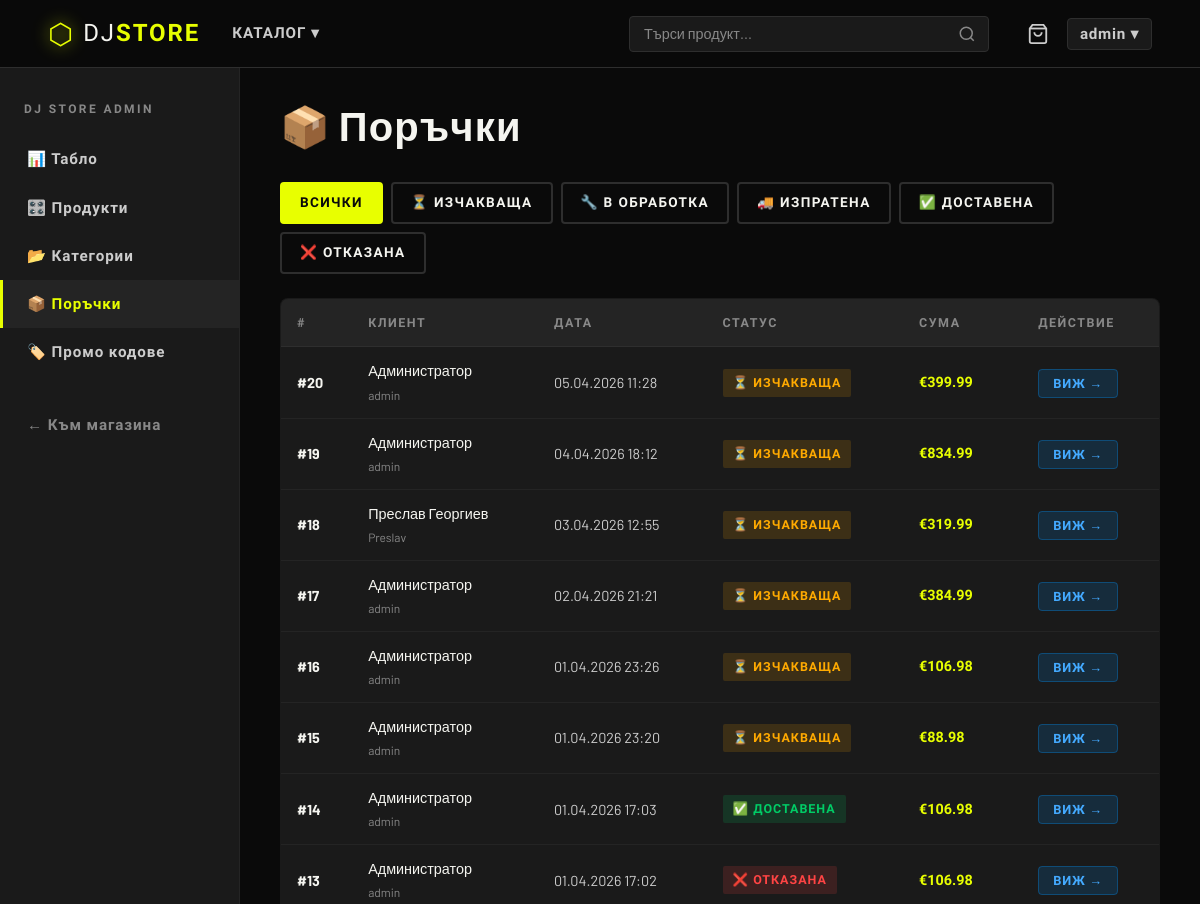
The app's page /admin/orders.php (signed in, upper part), older data.
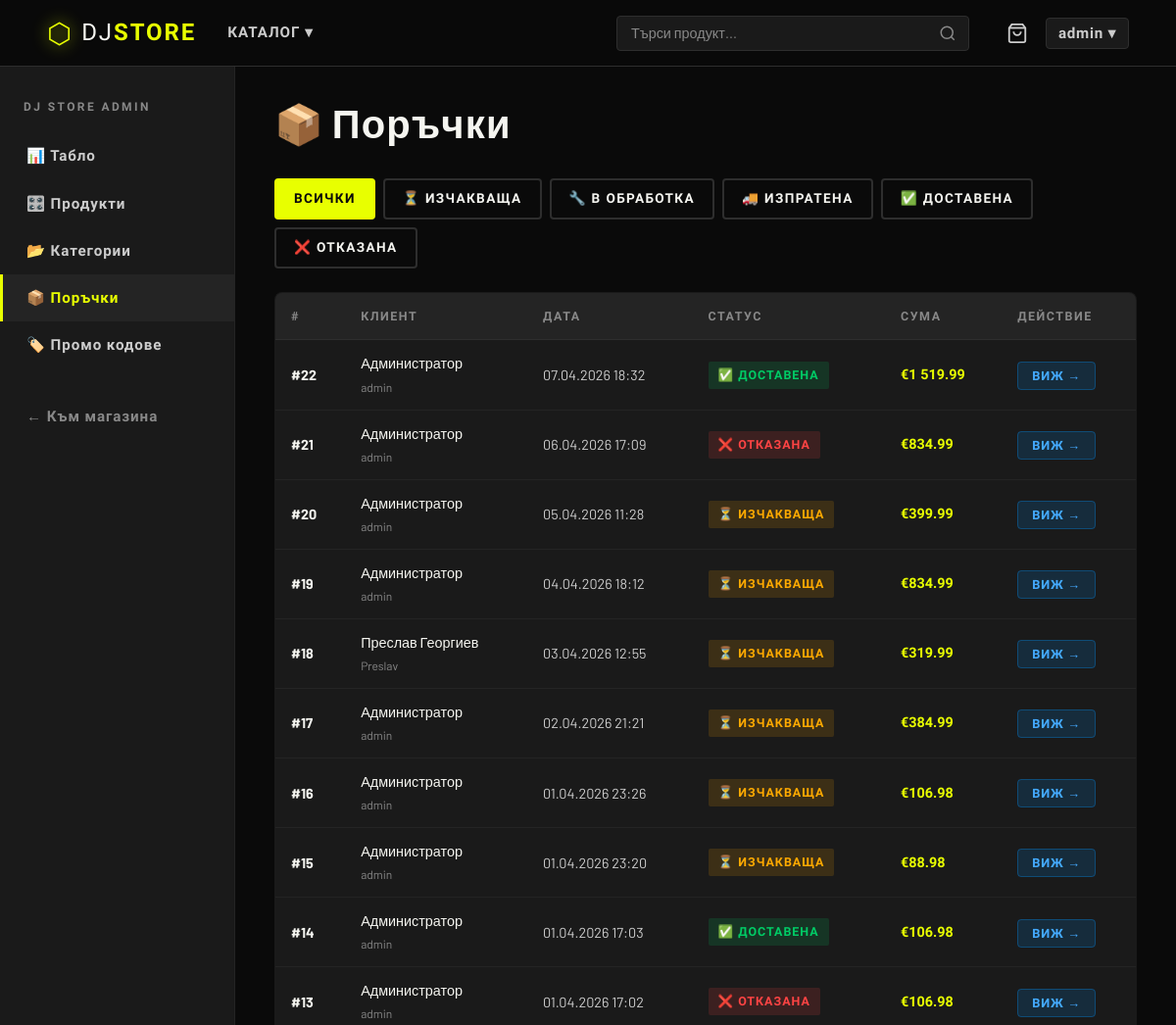
The same page, newer data.
### tables this page shows
CREATE TABLE `orders` (
  `id` int(11) NOT NULL,
  `user_id` int(11) NOT NULL,
  `status` enum('pending','processing','shipped','delivered','cancelled') NOT NULL DEFAULT 'pending',
  `total_amount` decimal(10,2) NOT NULL,
  `shipping_name` varchar(100) NOT NULL,
  `shipping_phone` varchar(20) NOT NULL,
  `shipping_address` text NOT NULL,
  `notes` text DEFAULT NULL,
  `promo_code` varchar(50) DEFAULT NULL,
  `discount_amount` decimal(10,2) DEFAULT 0.00,
  `created_at` timestamp NOT NULL DEFAULT current_timestamp(),
  `updated_at` timestamp NOT NULL DEFAULT current_timestamp() ON UPDATE current_timestamp()
);

CREATE TABLE `users` (
  `id` int(11) NOT NULL,
  `username` varchar(50) NOT NULL,
  `email` varchar(100) NOT NULL,
  `password` varchar(255) NOT NULL,
  `full_name` varchar(100) NOT NULL,
  `phone` varchar(20) DEFAULT NULL,
  `address` text DEFAULT NULL,
  `role` enum('user','admin') NOT NULL DEFAULT 'user',
  `created_at` timestamp NOT NULL DEFAULT current_timestamp()
);

### includes/functions.php (called while the page is built, shortened)
<?php
function e(string $str): string {
    return htmlspecialchars($str, ENT_QUOTES, 'UTF-8');
}
function formatPrice(float $price): string {
    return '€' . number_format($price, 2, '.', ' ');
}
function getOrderStatus(string $status): string {
    return match($status) {
        'pending'    => '⏳ Изчакваща',
        'processing' => '🔧 В обработка',
        'shipped'    => '🚚 Изпратена',
        'delivered'  => '✅ Доставена',
        'cancelled'  => '❌ Отказана',
        default      => $status,
    };
}
?>

### includes/auth.php (called while the page is built, shortened)
<?php
function isLoggedIn(): bool {
    return isset($_SESSION['user_id']);
}
?>

### admin/orders.php (the view, shortened to what this page needs)
<?php
$root = dirname(__DIR__);
require_once $root . '/includes/functions.php';
require_once $root . '/includes/auth.php';
$db = getDB();
$viewOrder = null;
$viewItems = [];
$statusFilter = $_GET['status'] ?? '';
$sql = "SELECT o.*, u.username, u.full_name
        FROM orders o JOIN users u ON u.id = o.user_id";
$sql .= " ORDER BY o.created_at DESC";
$orders = $db->query($sql)->fetch_all(MYSQLI_ASSOC);
?>
<!DOCTYPE html>
<html lang="bg">
<head>
    <link rel="stylesheet" href="<?= SITE_URL ?>/assets/css/style.css">
</head>
<body>
<?php include $root . '/includes/header.php'; ?>
<div class="admin-layout">
    <?php include 'includes/admin_sidebar.php'; ?>
    <main class="admin-content">
        <?php if ($viewOrder): ?>
        <div style="display:flex;align-items:center;gap:16px;margin-bottom:32px;flex-wrap:wrap;">
            <a href="<?= SITE_URL ?>/admin/orders.php" class="btn btn--ghost btn--sm">← Назад</a>
            <h1 class="admin-title" style="margin-bottom:0">
                Поръчка #<?= $viewOrder['id'] ?>
            </h1>
        </div>
        <?php include 'includes/admin_flash.php'; ?>
        <div style="display:grid;grid-template-columns:1fr 340px;gap:24px;align-items:start;">
            <div>
                <table class="admin-table" style="margin-bottom:0">
                    <thead>
                        <tr>
                            <th>Продукт</th>
                            <th>Ед. цена</th>
                            <th>Бр.</th>
                            <th>Сума</th>
                        </tr>
                    </thead>
                    <tbody>
                        <?php foreach ($viewItems as $item): ?>
                        <tr>
                            <td style="color:var(--white)"><?= e($item['product_name']) ?></td>
                            <td class="cart-price"><?= formatPrice($item['price']) ?></td>
                            <td><?= $item['quantity'] ?></td>
                            <td class="cart-price">
                                <?= formatPrice($item['price'] * $item['quantity']) ?>
                            </td>
                        </tr>
                        <?php endforeach; ?>
                    </tbody>
                </table>
            </div>
            <div style="display:flex;flex-direction:column;gap:16px;">
                <div style="background:var(--dark-2);border:1px solid var(--dark-3);
                            border-radius:var(--radius-lg);padding:24px;">
                    <h3 style="font-size:1.2rem;color:var(--white);margin-bottom:16px;">
                        👤 Клиент
                    </h3>
                    <p style="color:var(--grey-light);margin-bottom:4px;">
                        <?= e($viewOrder['user_full_name']) ?>
                    </p>
                    <p style="color:var(--grey);font-size:.85rem;">
                        <?= e($viewOrder['username']) ?> · <?= e($viewOrder['email']) ?>
                    </p>
                </div>
                <div style="background:var(--dark-2);border:1px solid var(--dark-3);
                            border-radius:var(--radius-lg);padding:24px;">
                    <h3 style="font-size:1.2rem;color:var(--white);margin-bottom:16px;">
                        📦 Доставка
                    </h3>
                    <p style="color:var(--grey-light);margin-bottom:4px;">
                        <?= e($viewOrder['shipping_name']) ?>
                    </p>
                    <p style="color:var(--grey);font-size:.85rem;margin-bottom:4px;">
                        📞 <?= e($viewOrder['shipping_phone']) ?>
                    </p>
                    <p style="color:var(--grey);font-size:.85rem;">
                        📍 <?= e($viewOrder['shipping_address']) ?>
                    </p>
                    <?php if ($viewOrder['notes']): ?>
                    <p style="color:var(--warning);font-size:.85rem;margin-top:8px;
                               padding-top:8px;border-top:1px solid var(--dark-4);">
                        💬 <?= e($viewOrder['notes']) ?>
                    </p>
                    <?php endif; ?>
                </div>
                <div style="background:var(--dark-2);border:1px solid var(--dark-3);
                            border-radius:var(--radius-lg);padding:24px;">
                    <div style="display:flex;justify-content:space-between;margin-bottom:8px;">
                        <span style="color:var(--grey)">Дата</span>
                        <span style="color:var(--white)">
                            <?= date('d.m.Y H:i', strtotime($viewOrder['created_at'])) ?>
                        </span>
                    </div>
                    <div style="display:flex;justify-content:space-between;padding:12px 0;
                                border-top:1px solid var(--dark-4);margin-top:8px;">
                        <span style="font-family:var(--font-condensed);font-weight:700;
                                     color:var(--accent);font-size:1.1rem;">ОБЩО</span>
                        <span style="font-family:var(--font-condensed);font-weight:700;
                                     color:var(--accent);font-size:1.1rem;">
                            <?= formatPrice($viewOrder['total_amount']) ?>
                        </span>
                    </div>
                </div>
                <div style="background:var(--dark-2);border:1px solid var(--dark-3);
                            border-radius:var(--radius-lg);padding:24px;">
                    <h3 style="font-size:1.2rem;color:var(--white);margin-bottom:16px;">
                        🔄 Статус
                    </h3>
                    <div style="margin-bottom:12px;">
                        <span class="status-badge status-<?= $viewOrder['status'] ?>">
                            <?= getOrderStatus($viewOrder['status']) ?>
                        </span>
                    </div>
                    <form method="POST" style="display:flex;gap:8px;">
                        <input type="hidden" name="order_id" value="<?= $viewOrder['id'] ?>">
                        <input type="hidden" name="" value="">
                        <select name="status"
                                style="flex:1;background:var(--dark-3);border:1px solid var(--dark-4);
                                       border-radius:4px;padding:8px;color:var(--white);">
                            <?php
                            $statuses = ['pending','processing','shipped','delivered','cancelled'];
                            foreach ($statuses as $s): ?>
                            <option value="<?= $s ?>"
                                <?= $viewOrder['status'] === $s ? 'selected' : '' ?>>
                                <?= getOrderStatus($s) ?>
                            </option>
                            <?php endforeach; ?>
                        </select>
                        <button type="submit" class="btn btn--primary btn--sm">
                            Запази
                        </button>
                    </form>
                </div>
            </div>
        </div>
        <?php else: ?>
        <h1 class="admin-title">📦 Поръчки</h1>
        <div style="display:flex;gap:8px;margin-bottom:24px;flex-wrap:wrap;">
            <a href="<?= SITE_URL ?>/admin/orders.php"
               class="btn btn--sm <?= !$statusFilter ? 'btn--primary' : 'btn--ghost' ?>">
                Всички
            </a>
            <?php
            $statuses = ['pending','processing','shipped','delivered','cancelled'];
            foreach ($statuses as $s): ?>
            <a href="?status=<?= $s ?>"
               class="btn btn--sm <?= $statusFilter === $s ? 'btn--primary' : 'btn--ghost' ?>">
                <?= getOrderStatus($s) ?>
            </a>
            <?php endforeach; ?>
        </div>
        <table class="admin-table">
            <thead>
                <tr>
                    <th>#</th>
                    <th>Клиент</th>
                    <th>Дата</th>
                    <th>Статус</th>
                    <th>Сума</th>
                    <th>Действие</th>
                </tr>
            </thead>
            <tbody>
                <?php if (empty($orders)): ?>
                <tr>
                    <td colspan="6" style="text-align:center;color:var(--grey);padding:40px;">
                        Няма поръчки.
                    </td>
                </tr>
                <?php else: ?>
                <?php foreach ($orders as $o): ?>
                <tr>
                    <td><strong>#<?= $o['id'] ?></strong></td>
                    <td>
                        <span style="color:var(--white)"><?= e($o['full_name']) ?></span><br>
                        <small style="color:var(--grey)"><?= e($o['username']) ?></small>
                    </td>
                    <td style="color:var(--grey-light)">
                        <?= date('d.m.Y H:i', strtotime($o['created_at'])) ?>
                    </td>
                    <td>
                        <span class="status-badge status-<?= $o['status'] ?>">
                            <?= getOrderStatus($o['status']) ?>
                        </span>
                    </td>
                    <td class="cart-price"><?= formatPrice($o['total_amount']) ?></td>
                    <td>
                        <a href="?id=<?= $o['id'] ?>" class="btn-edit">Виж →</a>
                    </td>
                </tr>
                <?php endforeach; ?>
                <?php endif; ?>
            </tbody>
        </table>
        <?php endif; ?>
    </main>
</div>
</body>
</html>

### includes/header.php (shortened to what this page needs)
<header class="site-header">
    <div class="container header__inner">
        <a href="<?= SITE_URL ?>" class="logo">
            <span class="logo__icon">⬡</span>
            <span class="logo__text">DJ<strong>STORE</strong></span>
        </a>
        <nav class="main-nav">
            <div class="nav-dropdown">
                <a href="<?= SITE_URL ?>/pages/catalog.php" class="nav-dropdown__trigger">
                    Каталог ▾
                </a>
            </div>
        </nav>
        <form method="GET"
              action="<?= SITE_URL ?>/pages/catalog.php"
              class="header-search">
            <input type="text"
                   name="search"
                   placeholder="Търси продукт..."
                   value="<?= e($_GET['search'] ?? '') ?>"
                   autocomplete="off">
            <button type="submit">
                <svg viewBox="0 0 24 24" fill="none" stroke="currentColor"
                     stroke-width="2" width="18" height="18">
                    <circle cx="11" cy="11" r="8"/>
                    <line x1="21" y1="21" x2="16.65" y2="16.65"/>
                </svg>
            </button>
        </form>
        <div class="header__actions">
            <a href="<?= SITE_URL ?>/pages/cart.php" class="header-cart">
                <svg viewBox="0 0 24 24" fill="none" stroke="currentColor"
                     stroke-width="2" width="22" height="22">
                    <path d="M6 2L3 6v14a2 2 0 002 2h14a2 2 0 002-2V6l-3-4z"/>
                    <line x1="3" y1="6" x2="21" y2="6"/>
                    <path d="M16 10a4 4 0 01-8 0"/>
                </svg>
            </a>
            <?php if (isLoggedIn()): ?>
            <div class="header__user-menu">
                <button class="header__user-btn">
                    <?= e($_SESSION['username']) ?> ▾
                </button>
            </div>
            <?php endif; ?>
        </div>
    </div>
</header>

### admin/includes/admin_sidebar.php
<?php
$currentPage = basename($_SERVER['PHP_SELF']);
?>
<aside class="admin-sidebar">
    <p class="admin-sidebar__title">DJ Store Admin</p>
    <nav class="admin-nav">
        <a href="<?= SITE_URL ?>/admin/index.php"
           class="<?= $currentPage === 'index.php' ? 'active' : '' ?>">
            📊 Табло
        </a>
        <a href="<?= SITE_URL ?>/admin/products.php"
           class="<?= in_array($currentPage, ['products.php','products_add.php','products_edit.php']) ? 'active' : '' ?>">
            🎛️ Продукти
        </a>
        <a href="<?= SITE_URL ?>/admin/categories.php"
           class="<?= $currentPage === 'categories.php' ? 'active' : '' ?>">
            📂 Категории
        </a>
        <a href="<?= SITE_URL ?>/admin/orders.php"
           class="<?= $currentPage === 'orders.php' ? 'active' : '' ?>">
            📦 Поръчки
        </a>
        <a href="<?= SITE_URL ?>/admin/promo_codes.php"
           class="<?= $currentPage === 'promo_codes.php' ? 'active' : '' ?>">
            🏷️ Промо кодове
        </a>
        <div style="margin-top:auto;padding:24px 0 0;">
            <a href="<?= SITE_URL ?>" style="color:var(--grey);">
                ← Към магазина
            </a>
        </div>
    </nav>
</aside>

### admin/orders.php (style rules this page uses)
html,body { background:#0a0a0a!important;color:#f5f5f0!important;min-height:100vh }

Row changes from the older to the newer data that the page shows:
added orders: id "22", user.full_name "Администратор", user.username "admin", created_at "07.04.2026 18:32", status "✅ ДОСТАВЕНА", total_amount "€1 519.99"
added orders: id "21", user.full_name "Администратор", user.username "admin", created_at "06.04.2026 17:09", status "❌ ОТКАЗАНА", total_amount "€834.99"
